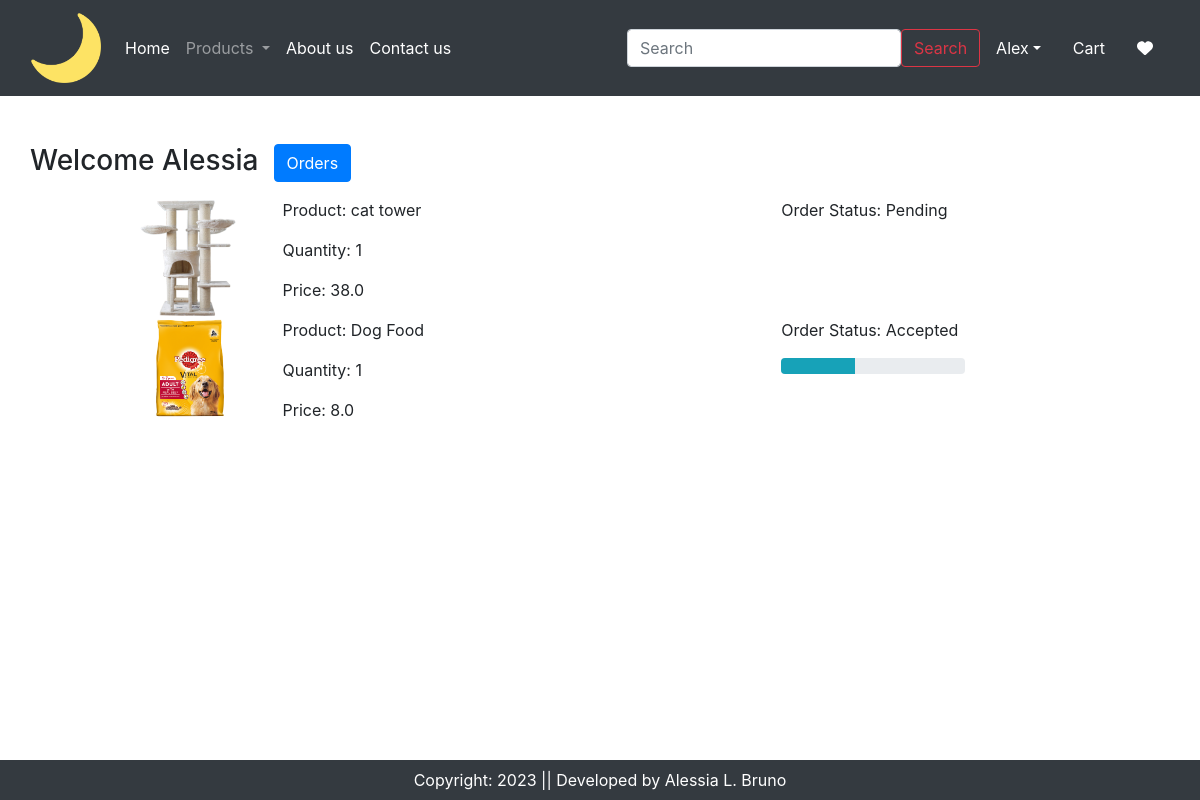
Screenshot of /orders/ (signed in) with the database file from the repository.
### app/models.py (models this page shows, shortened)
class OrderPlaced(models.Model):
    user = models.ForeignKey(User, on_delete=models.CASCADE)
    customer = models.ForeignKey(Customer, on_delete=models.CASCADE)
    product = models.ForeignKey(Product, on_delete=models.CASCADE)
    quantity = models.PositiveIntegerField(default=1)
    ordered_date = models.DateTimeField(auto_now_add=True)
    status = models.CharField(max_length=50, choices=STATUS_CHOICES, default="Pending")
    payment = models.ForeignKey(Payment, on_delete=models.CASCADE, default="")
    @property
    def total_cost(self):
        return self.quantity * self.product.discounted_price

class Product(models.Model):
    title = models.CharField(max_length=100)
    selling_price = models.FloatField()
    discounted_price = models.FloatField()
    description = models.TextField()
    composition = models.TextField(default='')
    prodapp = models.TextField(default='')
    category = models.CharField(choices=CATEGORY_CHOICES, max_length=2)
    product_image = models.ImageField(upload_to='product')

### app/views.py (the view)
# urls.py: path('orders/', views.orders, name='orders'),
@login_required
def orders(request):
    totalitem=0
    wishitem=0
    if request.user.is_authenticated:
        totalitem = len(Cart.objects.filter(user=request.user))
        wishitem = len(Wishlist.objects.filter(user=request.user))
    order_placed=OrderPlaced.objects.filter(user=request.user)
    return render(request, 'app/orders.html', {'order_placed': order_placed})

### app/templates/app/orders.html (shortened to what this page needs)
{% extends 'app/base.html' %}
{% load static %}
{% block main-content %}
<div class="container my-5">
    <div class="row">
        <h3>Welcome <span class="text-capitalize">{{request.user}}</span></h3>
        <div class="col-sm-2 border-end">
            <ul class="list-unstyled">
                <li class="d-grid"><a href="{% url 'orders' %}" class="btn btn-primary">Orders</a></li>
            </ul>
        </div>
        <div class="col-sm-9 offset-sm-1">
            {% for op in order_placed %}
            <div class="row">
                <div class="col-sm-2">
                    <img src="{{op.product.product_image.url}}" class="img-fluid" height="100" width="100"/>
                </div>
                <div class="col-sm-7">
                    <p>Product: {{op.product.title}}</p>
                    <p>Quantity: {{op.quantity}}</p>
                    <p>Price: {{op.total_cost}}</p>
                </div>
                <div class="col-sm-3">
                    <p>Order Status: {{op.status}}</p>
                    {% if op.status == 'Accepted' %}
                    <div class="progress">
                        <div class="progress-bar bg-info" role="progressbar" style="width:40%" aria-valuenow="40" aria-valuemin="0" aria-valuemax="100"></div>
                    </div>
                    {% endif %}
                </div>
            </div>
            {% endfor %}
        </div>
    </div>
</div>
{% endblock main-content %}

### rows the page displays
OrderPlaced: product.product_image (picture), product "cat tower", quantity "1", total_cost "38.0", status "Pending"
OrderPlaced: product.product_image (picture), product "Dog Food", quantity "1", total_cost "8.0", status "Accepted"

### other values shown
{{ request.user }} "Alessia"
